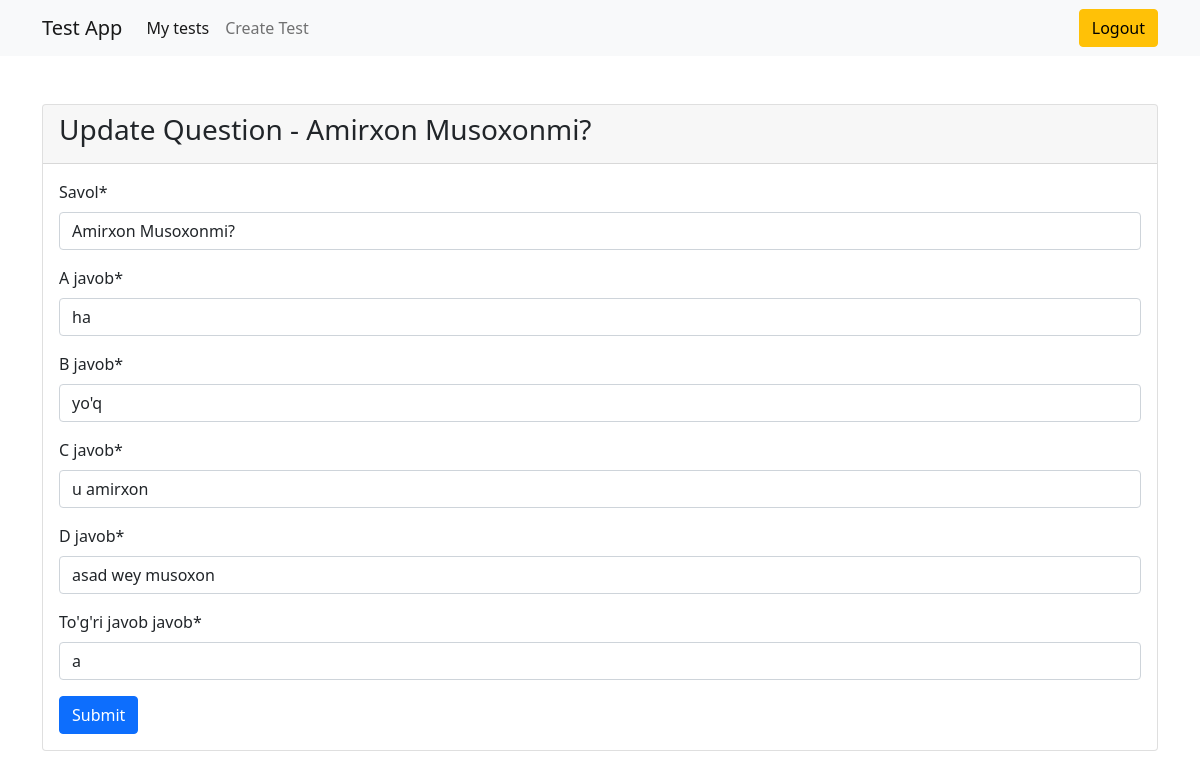
Page /update_question/3/ (signed in) on the committed database.
### main/models.py (models this page shows, shortened)
class Question(models.Model):
    test = models.ForeignKey(Test, on_delete=models.CASCADE, verbose_name="test", related_name='questions')
    question = models.CharField(max_length=400, verbose_name="savol")
    answer_a = models.CharField(max_length=250, verbose_name="a javob")
    answer_b = models.CharField(max_length=250, verbose_name="b javob")
    answer_c = models.CharField(max_length=250, verbose_name="c javob")
    answer_d = models.CharField(max_length=250, verbose_name="d javob")
    true_answer = models.CharField(max_length=250, verbose_name="to'g'ri javob javob")
    class Meta:
        verbose_name = "Savol"
        verbose_name_plural = "Savollar"

### main/views.py (the view, shortened to what this page needs)
# urls.py: path("update_question/<int:question_id>/", update_question, name="update_question"),
@login_required(login_url="login")
def update_question(request, question_id):
    question = Question.objects.get(id=question_id)
    user = request.user
    author = question.test.author
    if user == author:
        form = QuestionForm(instance=question)
        return render(request, "update_question.html", {"form":form, "question":question})
    else:
        messages.error(request, "Bu savol sizga tegishli emas!")
        return redirect('index')

### main/forms.py
class QuestionForm(ModelForm):
    class Meta:
        model = Question
        fields = ["question", "answer_a", "answer_b", "answer_c", "answer_d", "true_answer"]

### templates/update_question.html (shortened to what this page needs)
{% extends "base.html" %}
{% load crispy_forms_tags %}
{% block content %}
    <div class="card mt-5">
        <div class="card-header">
            <h3>Update Question - {{question.question}}</h3>
        </div>
        <div class="card-body">
            <form method="post">
                {{form|crispy}}
                <button class="btn btn-primary" type="submit">Submit</button>
            </form>
        </div>
    </div>
{% endblock content %}

### rows in the picture
Question: question "Amirxon Musoxonmi?", answer_a "ha", answer_b "yo'q", answer_c "u amirxon", answer_d "asad wey musoxon", true_answer "a"
